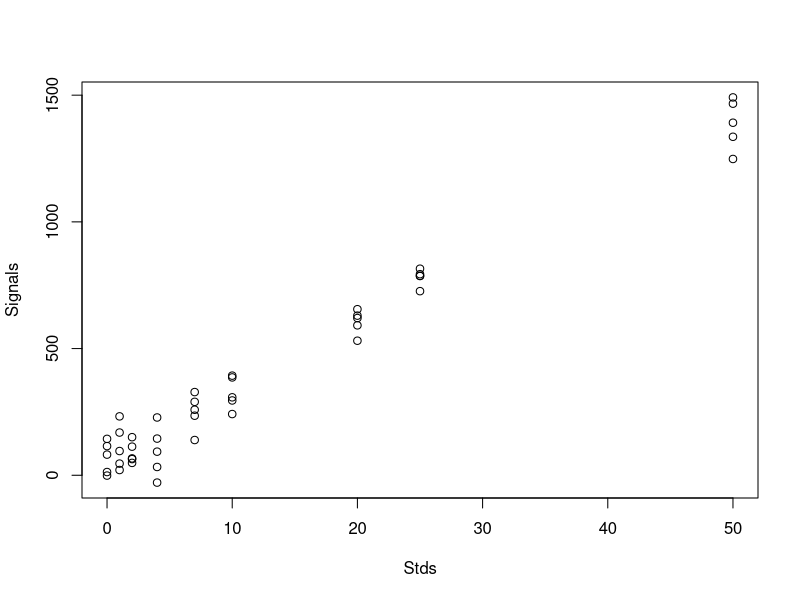
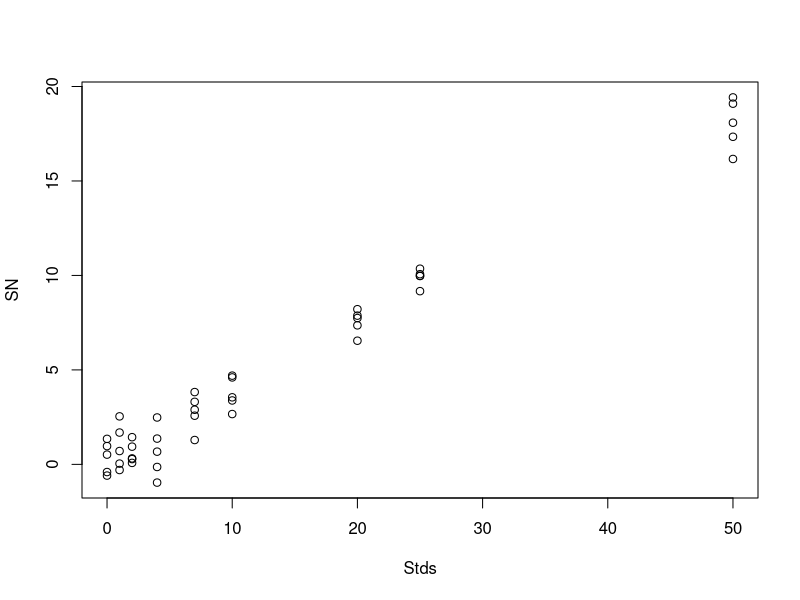

Write the R code that produced these figures, in order. (Note: this script raises an error after producing the figures.)
#  You will need to submit this script as part of the assignment.  Put your name/ID number below
# rename the script to: 
#  NAME:  here        ID#: here
# Clear all variables out of the R environment - good for cleaning-up BAD if you want to keep temporary calculations big data in memory etc...
rm(list=ls())
#_________________________________________ Setting general parameters for LR -------------------------
# STANDARDS

C_levels <- c(0,1,2,4,7,10,20,25,50) # concentration levels of the standards
Replicates <- 5 # number of replicates
Stds <-c()

# SIGNALS
Slope <-27.6
Intercept <- 43  ## ALWAYS MAKE POSITIVE AND ROUGHLY 1-5% OF MAX STD * SLOPE (50*27 = 1350)  otherwise bad things happen in WLS
p_known <- c(Intercept,Slope)  # setup the "known" parameters in matrix form 2 rows x 1 column

rm(Slope, Intercept) # don't need them anymore - remove
# ERROR/NOISE

Types_of_noise <- c("uniform","root-proportional","proportional")  # what types of noise are encountered?
Noise_type <-Types_of_noise[1] # the type of noise that will be in the calibration/sample data


print(paste("the type of noise added to the signals is:",Noise_type))
# DEFAULT RSD_at_max <-0.05
RSD_at_max <-0.05  # approx the RSD found on the highest calibration standard = sigma/signal(last std)

# prepare to use random numbers (for noise values) BUT setting the seed guarantees everyone gets same random sequence 
# DEFAULT set.seed(653)
set.seed(653) # force the random number generator to always produce the same sequence of numbers.  Allows everyone to generate the SAME noise values

rm(Types_of_noise)  # remove this now that we have selected one of the options - clean up
#-------------------------------------- ENd of parameter definitions ------------------------------


# ______________________________________ BUILD STANDARDS & SIGNALS  ___________________________________ 

for (lev in c(1:length(C_levels))) {  # create a vector with the standards concentrations, one for each replicate
  for (rep in c(1:Replicates)) {
    Stds<-c(Stds,C_levels[lev])
  }
}

rm(lev, rep)  # clean-up


# setup the standards in a matrix math compatible format 
Stds_array<-array(1,c(2,length(Stds)))  # create a matrix 2 x # of stds and fill with "1"
Stds_array[2, ]<-Stds # load in the standard concentrations into the 2nd row 
Stds_array<-t(Stds_array) # need to reorient this matrix  so we can use matrix math, t(X) is the transpose function


# now create a set of signals using the desired calibration function
Signals <- Stds_array%*%p_known  # in R this is a MATRIX multiplication: using just * is a point by point multiplication - not the same


# do we see the expected "perfect" calibration?  un comment to see
#  plot(Stds,Signals)  #take a look - verify it is as expected.  This is the NOISE free "perfect" data

# -------------------------------------------- End of Stds and Signals -----------------------------

# _____________________________________________ PREPARE A SET OF NOISE TO ADD TO THE SIGNALS ________

# now add onto the "perfect signals" the expected noise
# choose between the possibilities as set above in the parameter area

# FOR EXERCISE 1  use "uniform" noise i.e. HOMOSCEDASTIC data


if (Noise_type =="uniform"){
  # the noise is uniform throughout ALL standards (Homoscedastic) and is set to RSD_at_max
  # create an "error" (or deviation or noise) to add to each of the signals later
  # the rnorm function generates a Normally distributed set of values at the specified mean (0) and SD
  Noise_vector <-rnorm(length(Stds),0,RSD_at_max*max(Signals))  # find the max signal, multiply by RSD and use this as the SD for the normal distribution 
  
  # ignore this for the moment - only needed for calculating the SN plot
  Noise_scalar<-(Signals/max(Signals))^0
  
  
  # since the noise is uniform we can calculate an %RSD and compare against expected - always check your data against expectations, It can help find errors
  print(paste("the observed RSD is:",round((sd(Noise_vector)/max(Signals)),digits = 5))) # the sd function is the sample standard deviation (Dof = N-1)
  print(paste("the expected RSD is:",RSD_at_max))
  # are they the same?? close enough?
  
  # if the type of noise is NOT "uniform" then....  We'll use these others for weighted regression
} else if (Noise_type =="root-proportional") {
  # first start off with a noise vector with uniform noise throughout and large enough to produce the expected %RSD on the maximum signal
  Noise_vector <-rnorm(length(Stds),0,RSD_at_max*max(Signals))  # find the max signal, multiply by RSD and use this as the SD for the normal distribution   
  # now modify the noise to be "root proportional" i.e. noise at std of interest = sqrt(Sig of interest/max sig) x noise
  Noise_scalar<-(Signals/max(Signals))^0.5 
  
  
  plot(Stds,Noise_scalar)  # take a look, it should go from small value to 1 in a root relationship
  # update the noise vector to now be root proportional
  Noise_vector <- Noise_vector*Noise_scalar # note, this is using the "regular" point by point multiplication - not matrix multiplication
  
  # if the type of noise is NOT "uniform" or "prportional" then.... 
} else  { #noise must be "proportional"
  # first start off with a noise vector with uniform noise throughout and large enough to produce the expected %RSD on the maximum signal
  Noise_vector <-rnorm(length(Stds),0,RSD_at_max*max(Signals))  # find the max signal, multiply by RSD and use this as the SD for the normal distribtion   
  # now modify the noise to be "proportional" i.e. noise at std of interest = (Sig of interest/max sig) x noise
  Noise_scalar <-(Signals/max(Signals)) 
  
  plot(Stds,Noise_scalar)  # take a look, it should go from small value to 1 in a proportional relationship
  # update the noise vector to now be proportional
  Noise_vector <- Noise_vector*Noise_scalar   
}
#----------------------------------- We now have a vector with JUST the noise in it ---------------------------

# _________________________________ Add the noise onto the signals to produce "realistic" signals __________

Signals <-Signals+Noise_vector
Signals<-Signals[ ,1]  # not sure why but "Signals" is in Data frame format and we'll need it as a simple vector

plot(Stds,Signals)  #take a look - verify it is as expected.


# Also very helpful to look at the (blank) signal/noise - high values tell you where you are obtaining your most trustworthy data
# When S/N = approx 3 is the DL

SN<-((Signals-p_known[1])/(Noise_scalar*RSD_at_max*max(Signals)))
plot(Stds,SN)

# --------------------------------- We now have some realistic signals for calibration ------------






# ___   EXERCISE 1: LR using OLS see slide 6  _________________________________________________

# let's solve for the parameters using simple matrix operations: a DIY experiment


# the "solve" function is equivalent to inverting a matrix i.e.(matrix)^-1
# the %*% is R's way of denoting a matrix multiplication
# t(X) produces the transpose of X

# DIY_LR_p = (X^T * X)^-1 * X^T * Y = p
#So the "do it yourself" LR is:

DIY_LR_p <- solve(t(Stds_array)%*%Stds_array)%*%t(Stds_array)%*%Signals

# should (assuming defaults) = 48.41316, 27.12816

# ---------------- Now you have your DIY parameters --------------------------


# Use R's built-in LR function "lm" or linear model

# the LR function needs to know the dependent vs. independent and the data frame holding the data
# here the dependent is "Stds" and the independent is "Signals" and I have assembled the data into a dataframee IN the second arguement

Rs_LR_p <- lm(Signals ~ Stds, data=data.frame(Stds,Signals))  # build linear regression model on full data
# Rs_LR_p contains all the raw output from the regression - some of it is useful "as is" some needs additional work

# R has a function (summary) that can extract/calculate some of the most commonly used parameters we need 

Compact_p<-summary(Rs_LR_p)  


# Take a look if you want
# print(Compact_p)  # output just SOME of the LR parameters



# _________ EXERCISE #2:  Compare and contrast see slide 7_____________________________________________________________


# COMPARE YOUR parameter RESULTS TO R's LR FUNCTION 
# Use the "print" and "paste" functions

# Change PO to TRUE to print-out the values on screen - make FALSE to silence the printing
PO <- TRUE

if (PO) {
  #EXPECTED VALUES
  print(paste("the EXPECTED intercept is:",round((p_known[1]),2)))
  print(paste("the EXPECTED slope is:",round((p_known[2]), digits = 2)))
  
  #WHAT YOU HAVE CALCULATED
  print(paste("the DIY calculated intercept is:",round((DIY_LR_p[1]), digits = 2)))
  print(paste("the DIY calculated slope is:",round((DIY_LR_p[2]), digits = 2)))
  
  #What R has calculated
  print(paste("R's calculated intercept is:",round((Rs_LR_p$coefficients[1]), digits = 2)))
  print(paste("R's calculated slope is:",round((Rs_LR_p$coefficients[2]), digits = 2)))
  
  
  #Calc the SD of the residuals found in lm (equivalent to the Sy or Sr)
  # Careful, what are the correct # of Degrees of Freedom?  Why not use  the built-in sd function??
  DIY_Sr <- sum(((Rs_LR_p$residuals)^2)/Rs_LR_p$df.residual)^.5
  # How does that compare to what we expect using the input noise? again, use the same DoF as previous (to permit a fair comparison)
  Expected_Sr <- (sum((Noise_vector)^2/43)^.5)
  # should equal 35.41002 if defaults used
  
  
  print(paste("CALCULATED Sr from regression residuals:",round((DIY_Sr), digits = 2)))
  print(paste("EXPECTED Sr INPUT noise:",round((Expected_Sr), digits = 2)))
  print(paste("R's reported Sr value:",round((Compact_p$sigma), digits = 2)))
  
  
  
  
  # make sure the regression residuals have a mean of 0 (or close to) - as expected!
  Mean_resid_close_to_0 <-NA
  
  # since we know the noise that we added onto the signal (our "input" residuals), do they have a mean = 0?
  Expected_resid <-NA
  
  print(paste("CALCULATED mean regression residual is:",round((Mean_resid_close_to_0), digits = 2)))
  print(paste("EXPECTED mean regression residual is:",round((Expected_resid), digits = 2)))
  
  
  
  
  rm(DIY_Sr, Expected_Sr,Mean_resid_close_to_0,Expected_resid)  # clean these up - don't use them anywhere below
  
  
  
}  # ending bracket for the "if" print statement

#  OKAY nOW THAT WE TRUST R TO COMPUTE A LINEAR REGRESSION - HOW ABOUT THE ERROR?


#_________EXERCISE 3  ERROR PROPIGATION   See slide 32 _________________________________________________________________

#                  SET UP A SAMPLE

Smpl_a_Sig <-c(915.2915, 941.3969, 939.0855, 984.2708, 952.9782)


Mean_a_Sig <- mean(Smpl_a_Sig)


Conc_a <- NA  # apply the calib eqn to calc the mean concentration 
Conc_a <-unname(Conc_a)  # unname strips off the residual names from the coefficients (could also have just used [[]] in previous line)



# ______________________________ Calc the "textbook" variance see slide 33________________________________________

#Var_unk_txtbk
# Calc the expected variance in the unknown using the "textbook" equation

## *********   ## REMOVE RH SIDE OF THIS EQN BEFORE RELEASING THE SCRIPT!!
Var_unk_text <- NA
# should =  0.4225204 assuming defaults


#_________________________________ Calc the variance using the VCV matrix equation see slide 33__________________

#Var_unk_VCV
# Break this down into bite sized pieces

# Step 1: calc the derivative vector

Deriv_f <- NA
# should =  -0.03686206 -1.22047272


# Step 2: Now calc the VCV

VCV <- NA


# Step 3: caclulate the variance due to calibration alone

Var_calib <-NA

# Step 4: calculate the total variance by adding the contributions from both
# also make the substitution for the sample variance (sigma_Yunk ^2) for the variance from the calibration (sigma_Y_calib^2/M)
# Careful: when looking at the slides recall N is the total number of standards measurements and M is the total number of unknown measurements
# Nearly all the texts and CHEM 312 notes use N for the unknowns and M for the standards - Sorry

Var_unk_VCV <- NA

#______________________________________ Now calc the variance using the "algorithm" equation see slide 33__________________

#Var_unk_alg

# Calc the determinant of (X^t * X)
Det_Xs<- NA
# should = 477350


Var_unk_algo <- NA



# _____________________________________________ Now compare all of your results to each other ___________________

# print-out the calculations of the variances using the print command similar to what was done above 

# uncomment and put in appropriate text/variables for the following: 
# print(paste("The Blah Blah:",(Var_unk_text)))








#---------------------------------------------- XXX ---------------------------------------------------------



## ASSIGNMENT 1
## Extend the OLS equations to carry-out a WLS regression using matrix math to calculate the best fit parameters
## use R's lm function to carry-out the SAME WLS regression
## calculate the true concentration of the unknown (i.e. with a confidence interval - see CHEM 312 notes if needed)


#--------------------------------------------------  WLS - an extension to OLS ---------------------------

# YOu will need to adjust the OLS math from above to perform a WLS calculation
# you will also need to USE THE CORRECT TYPE OF weighting DEPENDING ON THE TYPE OF NOISE
# The possibilities are: "uniform","root-proportional","proportional"

# Here is something to try and think through
# Ideally we would use the actual variance at each measurement (signal) as the weighting factor (i.e. Wi = 1/sigma^2)
# BUT when we have replicates (such as here) we only have access to the sample variance so Wi = 1/SDi^2
# (in many instances we only have one measurement at each concentration so we don't even have the SD (no replicates, can't calc a SD) - oh dear!)
# BUT we have agreed that when we have a well behaved instrument the variances are
# variance = constant (use OLS) or
# variance = linear with concentration (the SD is "root-proportional" case), suggesting the use of Wi = 1/X or
# variance = scales with concentration^2 (the SD is "proportional" case), suggesting the use of Wi = 1/X^2

# in practice the noise (variance) is not just one or the other but really a mixture of all three
# the three cases above are really just about which of the three types of noise (variance) is dominant in the experiment that we are performing
# for example, and in practice, if the blank noise is dominant (and its a constant) then the noise overall is constant and OLS makes sense
# on the other hand if (at higher concentrations & signals) the noise on the (analyte) signal is dominant then the noise scales with the signal and we have the other two cases (WLS makes sense)

# As hinted at above, we often don't have access to the actual sigma but since we know that the sigma depends on the SD which depends on the signal which depends on the (concentration + blank)
# we can make the above substitutions (i.e. Wi = 1/sigmai^2 is replaced by Wi = 1/const (OLS) or 1/Xi (root) or 1/Xi^2 (proportional))

# If we make these substitutions it has implications for when X=0 i.e. the blanks, in the simple WLS case (Wi = 1/X or Wi = 1/X^2) the W at X=0 blows up - not good
# So in practice we can't really use 1/X or 1/X^2 as the weighting factors
# instead we recognize that the SD it tied to the signals (which is linear with X) so we use the expected signal instead of X
# I know, it's confusing but notice the signal doesn't go to 0 when x goes to zero, it goes to a constant (the intercept) and it (obviously) scales with the signal
# so In the real world (read calibration software) the appropriate thing to do is first run an OLS to obtain a first estimate of the regression equation parameters (m, b, Sr)
# then if OLS is used the Wi = 1/sigma^2 = 1/const =  1/Sr^2
# if WLS (root proportional) is used then Wi = 1/sigma^2 = 1/(sqrt(mx+b))^2 = 1/(mx+b)
# if WLS (proportional) is used Wi = 1/sigma^2 = 1/(mx+b)^2
# notice that none of these blow-up when x=0 (assuming of course that b is a reasonable, > 0 value which is the case with this synthetic data)
# Hmmmm... if only we knew the ideal values for mx+b we could easily build W


# okay, now start building the W vector/matrix

if (Noise_type =="uniform"){
  W <-NA
  print("Doing weighted regression with UNIFORM weights aka OLS")
  
} else if (Noise_type =="root-proportional") {
  # This is the situation where the commercial calibration software would say that it is using "1/X" weighting.
  # as discussed above, this runs into TROUBLE when x=0 (i.e. the blanks), instead we will weight using the best estimate of the signal
  # If this was "real" data (i.e. collected in the lab, with noise) then we would perform a preliminary OLS to obtain the LR_p and then calculate a predicted/expected set of signals
  W <- NA
  
  print("Weighted regression, Weights = 1/variance and variance is proportional to the signal i.e. root proportional noise")
} else  { #noise must be "proportional"
  W <- NA
  print("Weighted regression with weights = 1/variance and variance is proportional to the signal^2 i.e. proportional noise")
}

# Careful here, we will be using a Weights vector/matrix with values proportional to the EXPECTED variance (i.e. uniform, root proportional or proportional)


DIY_WLS_p <- NA  #<-- MODIFY ME (see above) TO INCLUDE WEIGHTING!



# ________________________________ COMPARE TO R's weighted LR ______________________________________________________

# Use R's built-in LR function "lm" or linear model BUT using weighted LR
# See the additional arguments you can pass lm - one is for weighting!!

# Same call as above  EXCEPT using a weights vector (1/variance) which can be extracted from the diagonal of the W matrix

# careful on the syntax - including the "weights" in the lm call requires including the "lm(other arguments, weights = ABC)"

Rs_WLR_p <- NA  # build linear regression model on full data, use the weights option


Compact_wp<-summary(Rs_WLR_p)  # R has a summary function that helps with calculating some useful summary statistics
# Take a look at all the parameters ,if you want,
# print(Compact_wp)  # output just SOME of the LR parameters

# but at least compare the slope/intercept
print(paste("DIY_slope and intercept are:", round(DIY_WLS_p,3)," and R finds:",round(Rs_WLR_p$coefficients,3)))

# __________________________________  SIMPLE PLOT OF CALIBRATION DATA AND THE OLS vs WLS lines_____________


plot(Stds,Signals)  #take a look - verify it is as expected.
abline(Rs_WLR_p,col=4)  # add a line extracting the coefficients from the lm output
abline(Rs_LR_p, col=3)


# _____________________________ CALCULATE THE ERROR ON A SAMPLE using the matrix approach _____________________________________
# Var_unk_wVCV
# Break this down into bite sized pieces

# Step 1: calc the derivative vector
# DONE ABOVE no need to recalculate it  we called it "Deriv_f"

# Step 2: Now calc the weighted VCV

WVCV <- NA

# Doing the manual multiplication out of: solve(t(Stds_array)%*%W%*%Stds_array)
# produces:
# [sum(WX^2) , -sum(WX)
#   -sum(WX)  , sum (W)] ALL divided by the Det

#where the Det = sum(W)*Sum(wX^2) - (sum(WX))^2

# THIS IS A DIRECT EXTENSION TO THE OLS CASE
# Be careful  (Compact_wp$sigma)^2  is the WEIGHTED variance (i.e. the weighted variance is uniform up/down the curve)
# weighted variance = sum(Wi*(Yi - (b0+b1Xi))^2)/(Dof = N-2)     Where N = # of stds measured, Wi, Xi and Yi are the ith value

#Let's prove this:
W_Var <-NA
print(paste("manually calulated weighted variance is:",round(W_Var,3),", R's value is:",round((Compact_wp$sigma)^2,3) ))
# these should be the same!


### see: https://stats.stackexchange.com/questions/138938/correct-standard-errors-for-weighted-linear-regression


# Step 3: calculate the Weighted variance due to calibration alone

WVar_calib <-NA

# Step 4: calculate the total variance by adding the contributions from both
# CAREFUL - the equation used above in the OLS case makes a critical simplification - the variance in measuring the unknown is the same as the variance
# from the calibration - this works when all measurements have the SAME variance (i.e. the uniform case) 

# Sadly we can't make the same substitution here but, it isn't too big a deal since it is easy to calculate the expected variance
# associated with measuring the unknown. - see slides!



Var_unk_wVCV <- NA

#__________________________________ other stuff - do not forget _________________________________________________

#  You will need to calculate the unknown's confidence interval in the script above under OLS, and WLS (both cases)
# verify you have included your name / ID# IN the script file above
# verify you have prepared all the necessary plots and values and put them into your report/assignment (a Word document)

